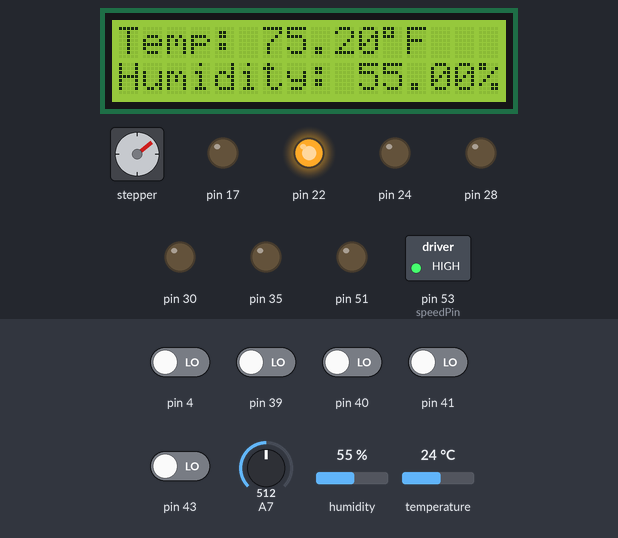
A sketch run on a simulated Arduino Mega 2560, built with avr-gcc and run on an emulated ATmega2560. Parts: 16×2 character LCD, stepper motor, switched loads named in the sketch (green lamp = pin HIGH), output pins drawn as LEDs (lit = HIGH). The inputs (shaded band) are chosen by the test bench; at power-on: pin 4, pin 39–41, pin 43 LOW, A7 = 512, temperature 24 °C, humidity 55 %. The local clock reads 2024-03-15 10:24:30 at power-on unless the sketch sets it; stepper angles assume 2038 steps per turn; pins used as bus, display or sensor lines are not drawn; what the sketch prints to the serial monitor is not drawn.

Above: at 1.2 s.
1.3 s: A7 set to 140
At 1.74 s:
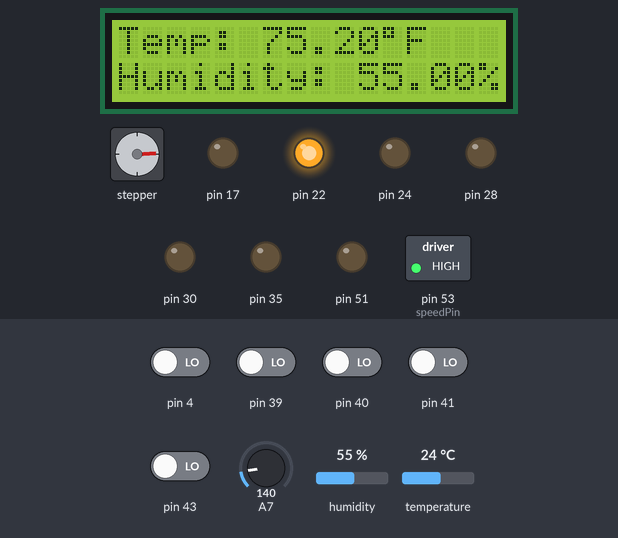
3.9 s: temperature set to 20 °C
6.4 s: A7 set to 159
At 6.85 s:
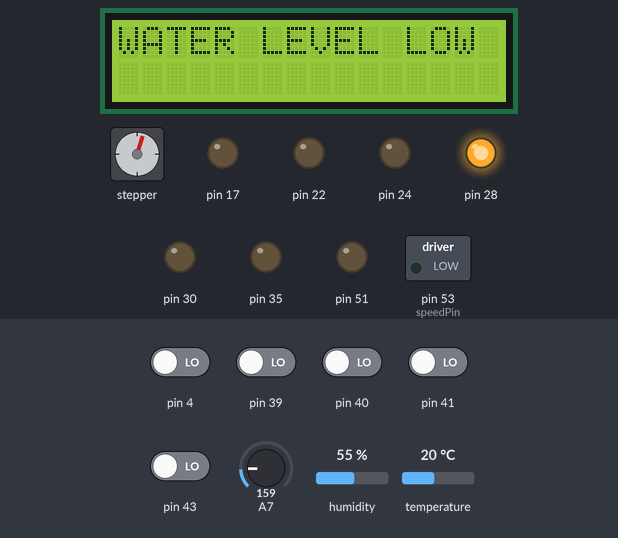
9.4 s: temperature set to 41 °C
11.9 s: temperature set to 12 °C
At 12.97 s:
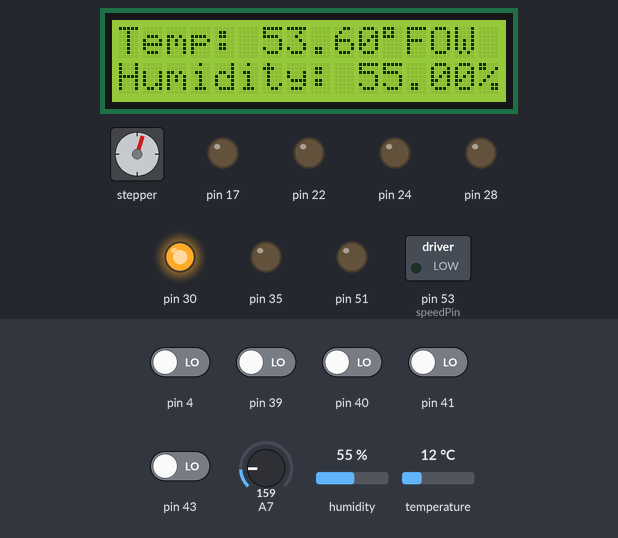
14.6 s: temperature set to 41 °C
At 19.09 s:
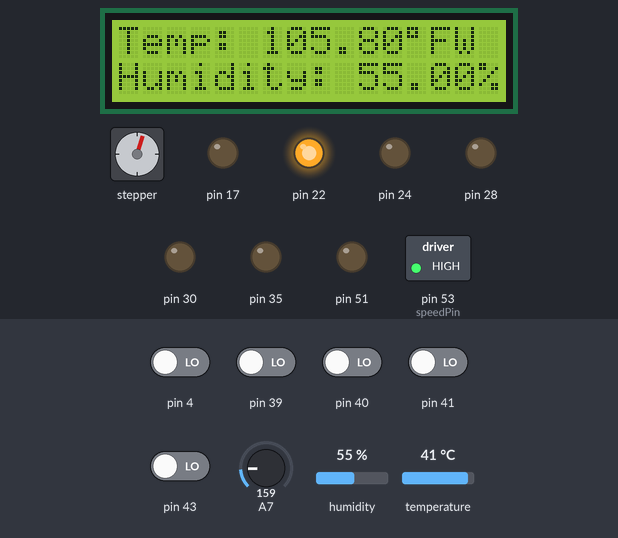
Timing chart, 0 to 20.0 s (numbered marks = the images above; inputs shaded):
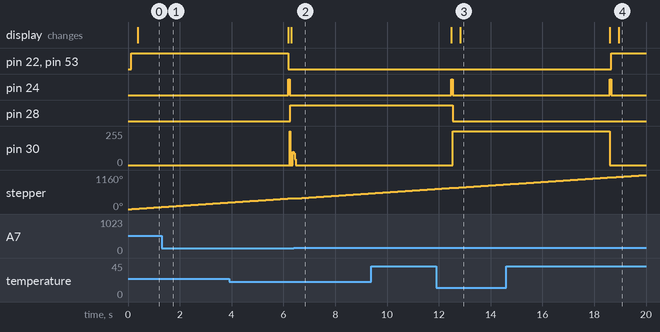

The sketch:

CPE301_FinalProj.ino
```cpp
//CPE 301 Final Project -> Swamp Cooler
//Authors: Sebastian Andrade, Anthony Goforth, Jose Pacheco, Emanuelle Pelayo
//Date: May 9th, 2023


#include <uRTCLib.h>

// Sensor pins
#define sensorPower 7
#define sensorPin A0

#include <dht.h>//for humidity & temp sensor
#include <LiquidCrystal.h> //for LCD screen
#include <Wire.h>                   // for I2C communication
#include <RTClib.h>                 // for RTC
#include <Stepper.h> //Includes the Arduino Stepper Library
RTC_DS1307 rtc; // create rtc for the DS3231 RTC module

// Defines the number of steps per rotation
const int stepsPerRevolution = 2038;

// Pins entered in sequence IN1-IN3-IN2-IN4 for proper step sequence
Stepper myStepper = Stepper(stepsPerRevolution, 29, 27, 25, 23);


int buttonCounter = 0; //if %2 = 0, yellow is on, if % != 0, blue is on


LiquidCrystal lcd(7, 8, 9, 10, 11, 12);

dht DHT;
#define DHT11_PIN 6

// Value for storing water level
int val = 0;

//for fan (may need to delete)
int speedPin =53 ;
int dir1 = 51;
int dir2 =49;
int mSpeed = 90;

////FOR PORT A INPUT / OUTPUT
volatile unsigned char* port_a = (unsigned char*) 0x22;
volatile unsigned char* ddr_a = (unsigned char*) 0x21;
volatile unsigned char* pin_a = (unsigned char*) 0x20;

////FOR PORT B INPUT / OUTPUT
volatile unsigned char* port_b = (unsigned char*) 0x25;
volatile unsigned char* ddr_b = (unsigned char*) 0x24;
volatile unsigned char* pin_b = (unsigned char*) 0x23;
////FOR PORT C INPUT / OUTPUT
volatile unsigned char* port_c = (unsigned char*) 0x28;
volatile unsigned char* ddr_c = (unsigned char*) 0x27;
volatile unsigned char* pin_c = (unsigned char*) 0x26;
////FOR PORT G INPUT / OUTPUT
volatile unsigned char* port_g = (unsigned char*) 0x34;
volatile unsigned char* ddr_g = (unsigned char*) 0x33;
volatile unsigned char* pin_g = (unsigned char*) 0x32;

//FOR PORT H INPUT / OUTPUT
volatile unsigned char* port_h = (unsigned char*) 0x102;
volatile unsigned char* ddr_h = (unsigned char*) 0x101;
volatile unsigned char* pin_h = (unsigned char*) 0x100;

////FOR PORT L INPUT / OUTPUT
volatile unsigned char* port_l = (unsigned char*) 0x10B;
volatile unsigned char* ddr_l = (unsigned char*) 0x10A;
volatile unsigned char* pin_l = (unsigned char*) 0x109;

volatile unsigned char* myTCCR1A = (unsigned char*) 0x80;
volatile unsigned char* myTCCR1B = (unsigned char*) 0x81;
volatile unsigned char* myTCCR1C = (unsigned char*) 0x82;
volatile unsigned char* myTIMSK1 = (unsigned char*) 0x6F;
volatile unsigned int* myTCNT1  = (unsigned  int*) 0x84;
volatile unsigned char* myTIFR1 =  (unsigned char*) 0x36;

volatile unsigned char* my_ADMUX = (unsigned char*) 0x7C;
volatile unsigned char* my_ADCSRB = (unsigned char*) 0x7B;
volatile unsigned char* my_ADCSRA = (unsigned char*) 0x7A;
volatile unsigned int* my_ADC_DATA = (unsigned int*) 0x78;

bool isFanOn; //boolean to check if fan is on

void setup() {


  Serial.begin(9600);

  rtc.begin(); // initialize rtc module
  // Set the current time and date (format: year, month, day, hour, minute, second)

  rtc.adjust(DateTime(F(__DATE__), F(__TIME__))); // Set the RTC time to the current compile time

  // for water sensor
  // Set D7 as an OUTPUT
  *ddr_h |= 0b100100010001; // pinMode(sensorPower, OUTPUT);

  // pinMode(sensorPower, OUTPUT);
	lcd.begin(16, 2); //setup LCD Display

  // Set to LOW so no power flows through the sensor
  //digitalWrite(sensorPower, LOW);
  write_ph(4, 0);

	//for Fan motor
  isFanOn = false;
  //pinMode(53, OUTPUT);
  *ddr_b |= 0x01 << 0;

 	// pinMode(51,OUTPUT);
  *ddr_b |= 0x01 << 2;

  //pinMode(49,OUTPUT);
  *ddr_l |= 0x01 << 0;

  //FOR STEPPER MOTOR
  //pinMode(43, INPUT);
    *ddr_l &= 0x0 << 6;

  //pinMode(41, INPUT);
  *ddr_g &= 0x0 << 0;

  //pinMode(39, INPUT);
  *ddr_g &= 0x0 << 2;

  //pinMode(35, OUTPUT);
  *ddr_c |= 0x01 << 2;


  //LED PINS
  //22 -> BLue LED
  //24-> Yellow LED
  //30 -> Green LED
  //28 -> RED LED

  //pinMode (22, OUTPUT);
  *ddr_a |= 0x01 << 0;

  //pinMode (24, OUTPUT);
  *ddr_a |= 0x01 << 2;

  //pinMode (30, OUTPUT);
  *ddr_a |= 0x01 << 6;

  //pinMode (28, OUTPUT);
  *ddr_c |= 0x01 << 7;


// Nothing to do (Stepper Library sets pins as outputs)

  adc_init();

}

void loop() {

  //get the reading from the function below and print it
  int level = readSensor();

  Serial.print("Water level: ");
  Serial.println(level);
  if(level <= 150)
  {
    Serial.println("Water level is too low");
  }

  int chk = DHT.read11(DHT11_PIN);


	//Display Temp and humidity on LCD
	int checker = DHT.read11(DHT11_PIN);
  lcd.setCursor(0,0);
 	lcd.print("Temp: ");
  lcd.print(DHT.temperature *9/5 + 32); //display temp in Fahrenheit
  lcd.print((char)223);//Display degree symbol
  lcd.print("F");

  if (DHT.temperature *9/5 + 32 <= 70)
  {
  //green LED on ,rest off
  write_pC(7,1);

  //RED LED ON, REST OFF
  //digitalWrite (28, HIGH);//red
  write_pA(6,1);
  // digitalWrite (24, LOW);
  write_pA(2, 0);

  //digitalWrite (22, LOW);
  write_pA(0, 0);
  // digitalWrite (30, LOW);
  }

  //display humidity
  lcd.setCursor(0,1);
  lcd.print("Humidity: ");
  lcd.print(DHT.humidity);
  lcd.print("%");
  my_delay(1000);


//FAN STUFF //70-> BLUE , 76 -> Green
  if((DHT.temperature *9/5 + 32 >= 70) && level > 150)
  {// fan is on
  lcd.display();

    //BLUE ON, REST OFF
    isFanOn = true;
    //digitalWrite(22, HIGH);
    write_pA(0,1);


    //digitalWrite(24, LOW);
    write_pA(2,0);


    // digitalWrite(30, LOW);
    write_pC(7,0);


    //digitalWrite(28, LOW);
    write_pA(6,0);


    // put your main code here, to run repeatedly:
    //digitalWrite(dir1,LOW);
    write_pb(2, 0);
    //digitalWrite(dir2,HIGH);
    write_pl(0,1);

    //digitalWrite(speedPin, HIGH);
    write_pb(0, 1);

  }


    else
    {//FAN OFF

      isFanOn = false;
      lcd.display();

      //GREEN LED ON, YELLOW ON, REST OFF
      if (*pin_a & 0b01000000)
      {
        write_pA(6,0);
      }
      else
      {
        write_pC(7,1);
        write_pA(2,0);
      }

      //digitalWrite (22, LOW);
      write_pA(0, 0);

      write_pb(0, 0);
      write_pA(6,0);//red off


    }

    while (level < 150 && isFanOn == false) //ERROR STATE
    {
      lcd.display();
      level = readSensor();

      //Change to 74 if testing for temp lower than room temp
      if (DHT.temperature *9/5 + 32 <= 70)
      {
        write_pC(7,1);
      }


      //DISPLAY WATER LOW BRUH
      lcd.setCursor(0,0);
 	    lcd.print("WATER LEVEL LOW ");

      lcd.setCursor(0,1);
      lcd.print("                     ");


      //RED LED ON, REST OFF
      //digitalWrite (28, HIGH);//red
      write_pA(6,1);

      // digitalWrite (24, LOW);
      write_pA(2, 0);

      //digitalWrite (22, LOW);
      write_pA(0, 0);
      // digitalWrite (30, LOW);
      write_pC(7,0);

    }

//Stepper motor stuff

  stepperDirection();

}


//This is a function used to get the reading
int readSensor()
{
    //digitalWrite(sensorPower, HIGH);    // Turn the sensor ON
    write_ph(4, 1);
    delay(10);                            // wait 10 milliseconds
    //val = analogRead(sensorPin);        // Read the analog value form sensor
    val = adc_read(sensorPower);
    //digitalWrite(sensorPower, LOW);        // Turn the sensor OFF
    write_ph(4, 0);
    return val;                            // send current reading
}


void write_ph(unsigned char pin_num, unsigned char state) // Given function from Lab 3, sets PB at pin number to a given state. Ex. (6, HIGH) makes PB6 HIGH
{

  if(state == 0)
  {
    *port_h &= ~(0x01 << pin_num);
  }
  else
  {
    *port_h |= 0x01 << pin_num;
  }

}


void my_delay(unsigned int freq) //Given function, acts like the arduino Delay() function by delaying by a certain amount of seconds
{


  // calc period
  double period = 1.0/double(freq);
  // 50% duty cycle
  double half_period = period/ 2.0f;
  // clock period def
  double clk_period = 0.0000000625;
  // calc ticks
  unsigned int ticks = half_period / clk_period;
  // stop the timer
  *myTCCR1B &= 0xF8;
  // set the counts
  *myTCNT1 = (unsigned int) (65536 - ticks);
  // start the timer
  * myTCCR1B |= 0b00000001;
  // wait for overflow
  while((*myTIFR1 & 0x01)==0); // 0b 0000 0000
  // stop the timer
  *myTCCR1B &= 0xF8;   // 0b 0000 0000
  // reset TOV
  *myTIFR1 |= 0x01;

}

unsigned int adc_read(unsigned char adc_channel_num)
{
  // clear the channel selection bits (MUX 4:0)
  *my_ADMUX  &= 0b11100000;
  // clear the channel selection bits (MUX 5)
  *my_ADCSRB &= 0b11110111;
  // set the channel number
  if(adc_channel_num > 7)
  {
    // set the channel selection bits, but remove the most significant bit (bit 3)
    adc_channel_num -= 8;
    // set MUX bit 5
    *my_ADCSRB |= 0b00001000;
  }
  // set the channel selection bits
  *my_ADMUX  += adc_channel_num;
  // set bit 6 of ADCSRA to 1 to start a conversion
  *my_ADCSRA |= 0x40;
  // wait for the conversion to complete
  while((*my_ADCSRA & 0x40) != 0);
  // return the result in the ADC data register
  return *my_ADC_DATA;
}

void adc_init()
{
  // setup the A register
  *my_ADCSRA |= 0b10000000; // set bit   7 to 1 to enable the ADC
  *my_ADCSRA &= 0b11011111; // clear bit 6 to 0 to disable the ADC trigger mode
  *my_ADCSRA &= 0b11110111; // clear bit 5 to 0 to disable the ADC interrupt
  *my_ADCSRA &= 0b11111000; // clear bit 0-2 to 0 to set prescaler selection to slow reading
  // setup the B register
  *my_ADCSRB &= 0b11110111; // clear bit 3 to 0 to reset the channel and gain bits
  *my_ADCSRB &= 0b11111000; // clear bit 2-0 to 0 to set free running mode
  // setup the MUX Register
  *my_ADMUX  &= 0b01111111; // clear bit 7 to 0 for AVCC analog reference
  *my_ADMUX  |= 0b01000000; // set bit   6 to 1 for AVCC analog reference
  *my_ADMUX  &= 0b11011111; // clear bit 5 to 0 for right adjust result
  *my_ADMUX  &= 0b11100000; // clear bit 4-0 to 0 to reset the channel and gain bits
}

void write_pl(unsigned char pin_num, unsigned char state)
{
  if(state == 0)
  {
    *port_l &= ~(0x01 << pin_num); //LOW
  }
  else
  {
    *port_l |= 0x01 << pin_num; //HIGH
  }
}

void write_pb(unsigned char pin_num, unsigned char state)
{
  if(state == 0)
  {
    *port_b &= ~(0x01 << pin_num); //LOW
  }
  else
  {
    *port_b |= 0x01 << pin_num; //HIGH
  }
}

void write_pA(unsigned char pin_num, unsigned char state)
{
  if(state == 0)
  {
    *port_a &= ~(0x01 << pin_num); //LOW
  }
  else
  {
    *port_a |= 0x01 << pin_num; //HIGH
  }
}

void write_pC(unsigned char pin_num, unsigned char state)
{
  if(state == 0)
  {
    *port_c &= ~(0x01 << pin_num); //LOW
  }
  else
  {
    *port_c |= 0x01 << pin_num; //HIGH
  }
}

void write_pg(unsigned char pin_num, unsigned char state)
{
  if(state == 0)
  {
    *port_g &= ~(0x01 << pin_num); //LOW
  }
  else
  {
    *port_g |= 0x01 << pin_num; //HIGH
  }
}


void stepperDirection()
{

  int buttonLeft = NULL;
  int buttonRight = NULL;
  int buttonMiddle = NULL;

  buttonLeft = digitalRead(43);
  buttonRight = digitalRead(39);
  buttonMiddle = digitalRead(41);

  //if pin 43 is high
  if (*pin_l & 0b01000000)//buttonLeft == HIGH
  {
    Serial.println("Turning left...");
    //turn left
    myStepper.setSpeed(10);
    myStepper.step(-stepsPerRevolution);
  }

  // if pin 39 is high
  if (*pin_g & 0b00000100)
  {
    //do absolutely nothing
  }
  else //if pin 39 is low
  {
    Serial.println("Turning right...");
    myStepper.setSpeed(10);
    myStepper.step(stepsPerRevolution);
  }

 // if pin 41 is high
 if(*pin_g & 0b00000001)
  {
    buttonCounter ++;
  // Display the time and date on the serial monitor
  }

  //fan continues being on
  else //DISABLED STATE
  {
    buttonCounter ++;
    lcd.noDisplay();

    mSpeed = 0; //Speed fan is zero, fan is off.
    //digitalWrite(53, LOW);//turn off the fan
    write_pb(0, 0);//turn off the fan
    isFanOn = false;

    write_pA(2, 1); //yellow LED on , rest off

    //digitalWrite(30, HIGH);
    write_pC(7,0);

    //digitalWrite (22, LOW);
    write_pA(0, 0);

    write_pb(0, 0);


    //Print date & time if middle button is pressed
    DateTime now = rtc.now();
    Serial.print(now.year(), DEC);
    Serial.print('/');
    Serial.print(now.month(), DEC);
    Serial.print('/');
    Serial.print(now.day(), DEC);
    Serial.print(' ');
    Serial.print(now.hour(), DEC);
    Serial.print(':');
    Serial.print(now.minute(), DEC);
    Serial.print(':');
    Serial.print(now.second(), DEC);
    Serial.println();

  }


}
```

Measured:
- the behaviour switches between 149 and 150 on A7 (found by bisection; images 1 and 2)
- after the input at 6.4 s, stepper: keeps turning clockwise at about 60°/s, starting at once
- after the input at 11.9 s, pin 22, pin 53 (speedPin): stays LOW (without the input it goes to HIGH after 0.64 s); pin 30: 0/255 → 255/255 after 0.63 s; the display: first differs from a run without the input after 0.93 s (image 3)
- after the input at 14.6 s, pin 22, pin 53 (speedPin): LOW → HIGH after 4.1 s; pin 30: goes on until 18.6 s, then stays 0/255; the display: first differs from a run without the input after 4.3 s (image 4)
